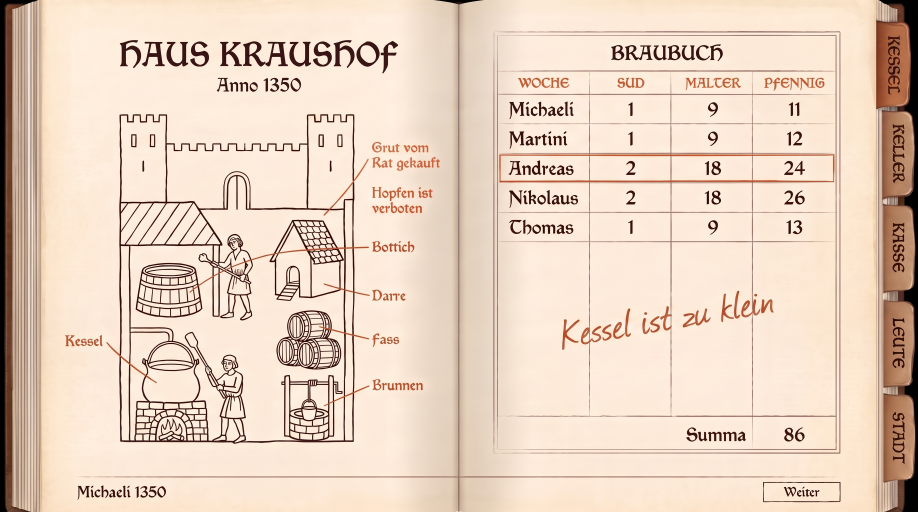
#> input picture design/pfad-1-braubuch/01-epoche1.jpg, 2752 x 1536 px (shown at 1/3 size)
$ python freistellen.py ../../../design/pfad-1-braubuch/01-epoche1.jpg ../../../design/pfad-1-braubuch/02-epoche4.jpg
#> lines starting #> are read from the running program, lines starting #| are printed output that depends on the picture; after the words box and inside, x2 and y2 are one past the last pixel; in counts of white or black regions, pixels touching at a corner belong together
#!/usr/bin/env python3
"""Freistellen fuer bild/hof/*.png — Weiss raus, Rand weich, Kante alphafrei.

Runde 5 hat den Ordner auf die Fugennaht umgestellt: kein Pixel mit Alpha > 0
auf einer Bildkante, die aeussersten zwei Reihen durchsichtig, die naechsten
acht weich anlaufend. Wer ein neues Hofbild erzeugt, laesst es hier durch.

    python3 werkbank/schuss/stadt-r6/freistellen.py <roh.jpg> <ziel.png> [--rand 14]
"""
import sys
import numpy as np
from PIL import Image, ImageFilter

roh, ziel = sys.argv[1], sys.argv[2]
rand = 14
if '--rand' in sys.argv:
    rand = int(sys.argv[sys.argv.index('--rand') + 1])

im = Image.open(roh).convert('RGB')
#> im is the input picture: PIL image 2752x1536 RGB; mean R, G, B 231.1, 209.4, 191.6
a = np.asarray(im, dtype=np.float32)

# Weiss ist Hintergrund: je heller und je farbloser, desto durchsichtiger.
hell = a.min(axis=2)
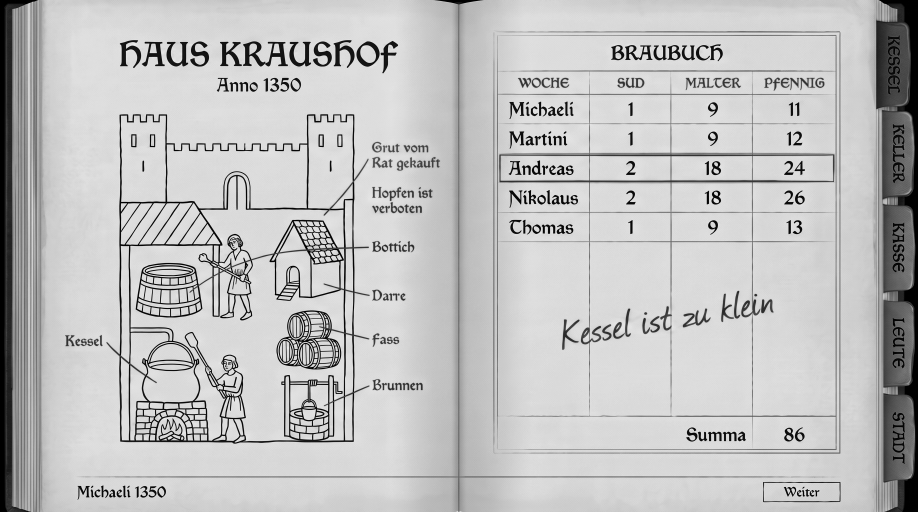
#> hell: shape (1536, 2752) float32 (shown at 1/3 size); min 0, max 239, mean 191.6
bunt = a.max(axis=2) - a.min(axis=2)
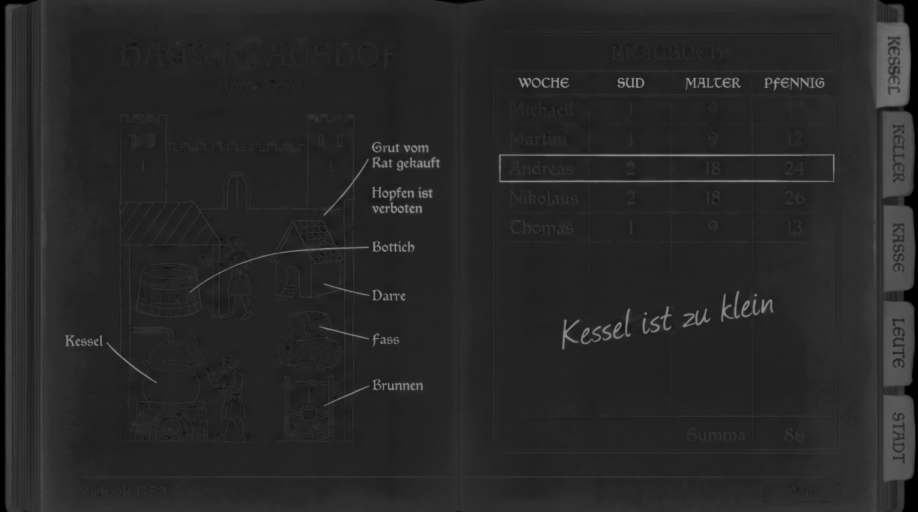
#> bunt: shape (1536, 2752) float32 (shown at 1/3 size); min 0, max 156, mean 39.5
alpha = np.clip((246.0 - hell) / 14.0 + bunt / 10.0, 0, 1)
#> alpha: shape (1536, 2752) float32; every value is 1

# Loecher im Inneren schliessen (weisse Flaechen im Objekt bleiben deckend).
voll = (alpha > 0.5).astype(np.uint8) * 255
#> voll: shape (1536, 2752); every value is 255
m = Image.fromarray(voll).filter(ImageFilter.MaxFilter(9)).filter(ImageFilter.MinFilter(9))
from PIL import ImageDraw
innen = np.asarray(m) > 127
#> innen: shape (1536, 2752) bool; every value is 1
# Flutfuellung vom Rand: was vom Rand aus erreichbar ist, ist Hintergrund.
h, w = innen.shape
#> h = 1536; w = 2752
frei = ~innen
#> frei: shape (1536, 2752) bool; every value is 0
stapel = [(0, x) for x in range(w)] + [(h - 1, x) for x in range(w)] \
       + [(y, 0) for y in range(h)] + [(y, w - 1) for y in range(h)]
aussen = np.zeros_like(frei)
import collections
q = collections.deque([p for p in stapel if frei[p]])
for p in q:
    aussen[p] = True
#> this loop made 0 passes
while q:
    y, x = q.popleft()
    for dy, dx in ((1, 0), (-1, 0), (0, 1), (0, -1)):
        ny, nx = y + dy, x + dx
        if 0 <= ny < h and 0 <= nx < w and frei[ny, nx] and not aussen[ny, nx]:
            aussen[ny, nx] = True
            q.append((ny, nx))
# Nur KLEINE eingeschlossene Weissflaechen sind Loecher im Objekt (ein weisses
# Tuch, ein Fensterlaibung). Eine grosse eingeschlossene Flaeche ist Himmel
# zwischen Seil, Schwengel und Pfosten und muss durchsichtig bleiben — genau
# daran ist der erste Brunnen-Schnitt gescheitert.
import scipy.ndimage as ndi  # noqa
loch = frei & ~aussen
mark, n = ndi.label(loch)
#> mark: shape (1536, 2752) int32; every value is 0
#> n = 0
gross = np.zeros(n + 1, dtype=bool)
#> gross = [False]
if n:
    zahl = np.bincount(mark.ravel(), minlength=n + 1)
    gross = zahl > 900
    gross[0] = True
alpha = np.where(loch & ~gross[mark], 1.0, alpha)

# Auf die Umrandung zuschneiden, dann einen leeren Rand anlegen.
ys, xs = np.where(alpha > 0.05)
y0, y1, x0, x1 = ys.min(), ys.max() + 1, xs.min(), xs.max() + 1
#> y0 = 0; y1 = 1536; x0 = 0; x1 = 2752
rgb = np.asarray(im, dtype=np.uint8)[y0:y1, x0:x1]
al = (alpha[y0:y1, x0:x1] * 255).astype(np.uint8)

H, W = al.shape
#> H = 1536; W = 2752
neu = np.zeros((H + 2 * rand, W + 2 * rand, 4), dtype=np.uint8)
neu[rand:rand + H, rand:rand + W, :3] = rgb
neu[rand:rand + H, rand:rand + W, 3] = al
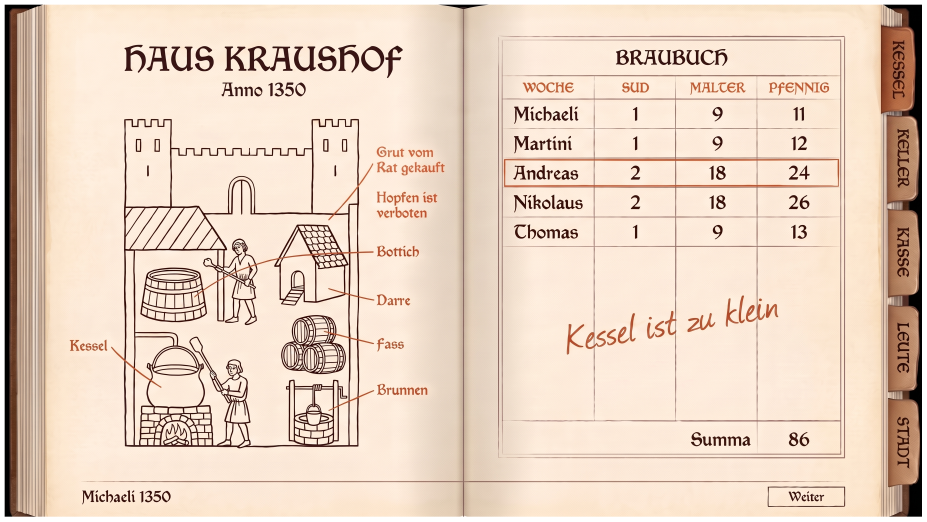
#> neu: shape (1564, 2780, 4) (shown at 1/3 size); mean R, G, B, A 224.7, 203.6, 186.3, 247.9; transparent parts drawn white

# Die Kante weich auslaufen lassen: zwei Reihen ganz frei, acht weich.
A = neu[:, :, 3].astype(np.float32)
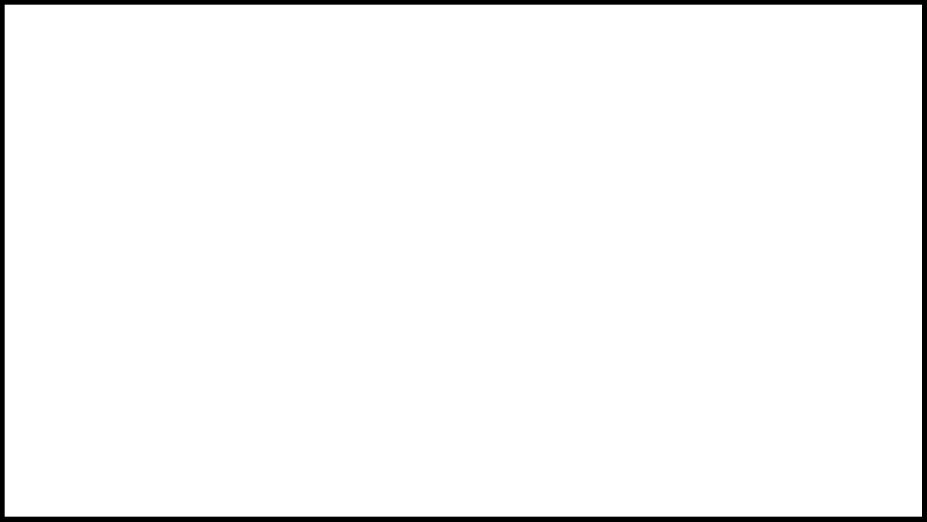
#> A: shape (1564, 2780) float32 (shown at 1/3 size); 97.2% white; 1 black region, box (x1, y1, x2, y2) and area: (0, 0, 2780, 1564) 120848
yy, xx = np.mgrid[0:A.shape[0], 0:A.shape[1]]
d = np.minimum.reduce([yy, xx, A.shape[0] - 1 - yy, A.shape[1] - 1 - xx]).astype(np.float32)
A *= np.clip((d - 1.0) / 8.0, 0, 1)
neu[:, :, 3] = A.astype(np.uint8)

Image.fromarray(neu, 'RGBA').save(ziel)
al = neu[:, :, 3]
print(f'{ziel}  {neu.shape[1]}x{neu.shape[0]}  '
      f'Kante max Alpha: {max(al[0].max(), al[-1].max(), al[:,0].max(), al[:,-1].max())}')
#| ../../../design/pfad-1-braubuch/02-epoche4.jpg  2780x1564  Kante max Alpha: 0

$ run again, on design/pfad-1-braubuch/03-zahlen.jpg
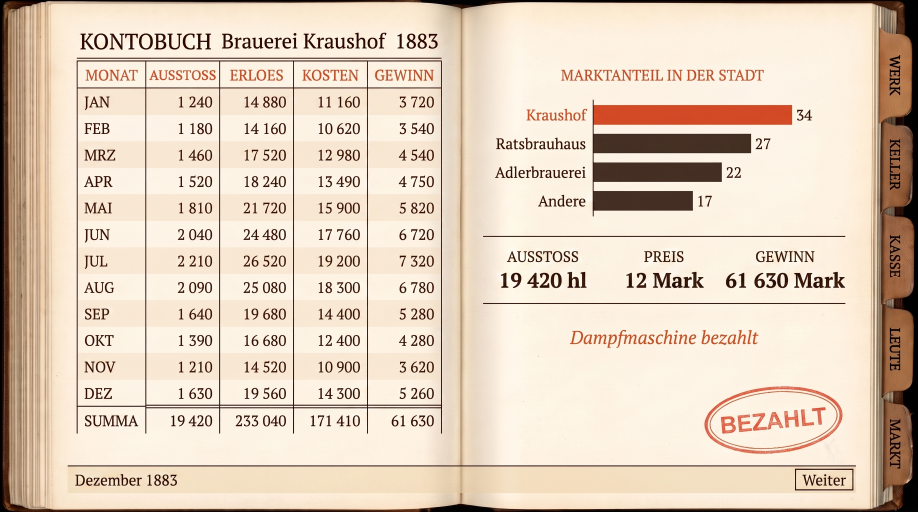
#> input picture design/pfad-1-braubuch/03-zahlen.jpg, 2752 x 1536 px (shown at 1/3 size)
#> im is the input picture: PIL image 2752x1536 RGB; mean R, G, B 225.1, 206.9, 188.3
#> `bunt = a.max(axis=2) - a.min(axis=2)`:
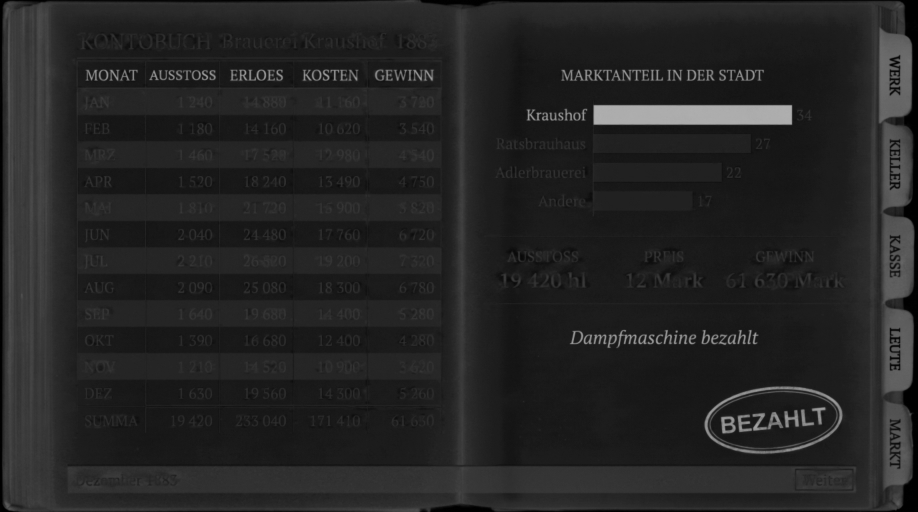
#> bunt: shape (1536, 2752) float32 (shown at 1/3 size); min 0, max 177, mean 36.7
#> voll: shape (1536, 2752); every value is 255
#> innen: shape (1536, 2752) bool; every value is 1
#> frei: shape (1536, 2752) bool; every value is 0
#> mark: shape (1536, 2752) int32; every value is 0
#> n = 0
#> y1 = 1536; x0 = 0; x1 = 2752
#> `neu[rand:rand + H, rand:rand + W, 3] = al`:
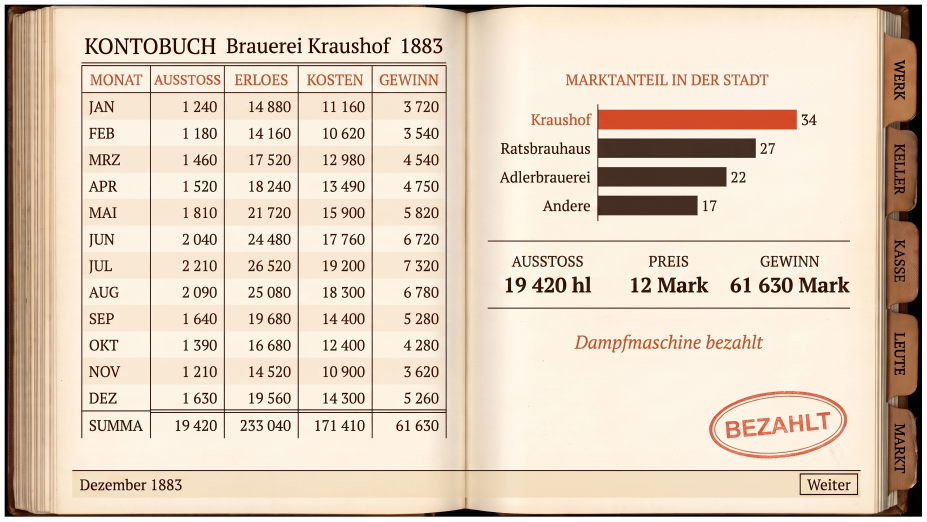
#> neu: shape (1564, 2780, 4) (shown at 1/3 size); mean R, G, B, A 218.8, 201.2, 183.1, 247.9; transparent parts drawn white
#| ../../../design/pfad-1-braubuch/03-zahlen.jpg  2780x1564  Kante max Alpha: 0
